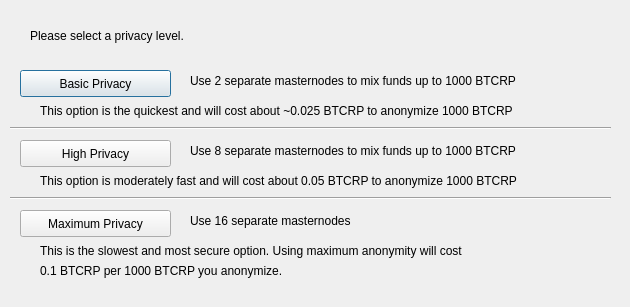
<?xml version="1.0" encoding="UTF-8"?>
<ui version="4.0">
 <class>DarksendConfig</class>
 <widget class="QDialog" name="DarksendConfig">
  <property name="geometry">
   <rect>
    <x>0</x>
    <y>0</y>
    <width>630</width>
    <height>307</height>
   </rect>
  </property>
  <property name="windowTitle">
   <string>Configure Darksend</string>
  </property>
  <widget class="QPushButton" name="buttonBasic">
   <property name="geometry">
    <rect>
     <x>20</x>
     <y>70</y>
     <width>151</width>
     <height>27</height>
    </rect>
   </property>
   <property name="text">
    <string>Basic Privacy</string>
   </property>
  </widget>
  <widget class="QPushButton" name="buttonHigh">
   <property name="geometry">
    <rect>
     <x>20</x>
     <y>140</y>
     <width>151</width>
     <height>27</height>
    </rect>
   </property>
   <property name="text">
    <string>High Privacy</string>
   </property>
  </widget>
  <widget class="QPushButton" name="buttonMax">
   <property name="geometry">
    <rect>
     <x>20</x>
     <y>210</y>
     <width>151</width>
     <height>27</height>
    </rect>
   </property>
   <property name="text">
    <string>Maximum Privacy</string>
   </property>
  </widget>
  <widget class="QLabel" name="label">
   <property name="geometry">
    <rect>
     <x>30</x>
     <y>20</y>
     <width>571</width>
     <height>31</height>
    </rect>
   </property>
   <property name="text">
    <string>Please select a privacy level.</string>
   </property>
  </widget>
  <widget class="QLabel" name="label_2">
   <property name="geometry">
    <rect>
     <x>190</x>
     <y>70</y>
     <width>421</width>
     <height>21</height>
    </rect>
   </property>
   <property name="text">
    <string>Use 2 separate masternodes to mix funds up to 1000 BTCRP</string>
   </property>
  </widget>
  <widget class="QLabel" name="label_3">
   <property name="geometry">
    <rect>
     <x>190</x>
     <y>140</y>
     <width>411</width>
     <height>21</height>
    </rect>
   </property>
   <property name="text">
    <string>Use 8 separate masternodes to mix funds up to 1000 BTCRP</string>
   </property>
  </widget>
  <widget class="QLabel" name="label_4">
   <property name="geometry">
    <rect>
     <x>190</x>
     <y>210</y>
     <width>421</width>
     <height>21</height>
    </rect>
   </property>
   <property name="text">
    <string>Use 16 separate masternodes</string>
   </property>
  </widget>
  <widget class="QLabel" name="label_6">
   <property name="geometry">
    <rect>
     <x>40</x>
     <y>100</y>
     <width>561</width>
     <height>21</height>
    </rect>
   </property>
   <property name="text">
    <string>This option is the quickest and will cost about ~0.025 BTCRP to anonymize 1000 BTCRP</string>
   </property>
  </widget>
  <widget class="QLabel" name="label_7">
   <property name="geometry">
    <rect>
     <x>40</x>
     <y>170</y>
     <width>561</width>
     <height>21</height>
    </rect>
   </property>
   <property name="text">
    <string>This option is moderately fast and will cost about 0.05 BTCRP to anonymize 1000 BTCRP</string>
   </property>
  </widget>
  <widget class="QLabel" name="label_8">
   <property name="geometry">
    <rect>
     <x>40</x>
     <y>240</y>
     <width>561</width>
     <height>21</height>
    </rect>
   </property>
   <property name="text">
    <string>This is the slowest and most secure option. Using maximum anonymity will cost</string>
   </property>
  </widget>
  <widget class="QLabel" name="label_9">
   <property name="geometry">
    <rect>
     <x>40</x>
     <y>260</y>
     <width>561</width>
     <height>21</height>
    </rect>
   </property>
   <property name="text">
    <string>0.1 BTCRP per 1000 BTCRP you anonymize.</string>
   </property>
  </widget>
  <widget class="Line" name="line">
   <property name="geometry">
    <rect>
     <x>10</x>
     <y>120</y>
     <width>601</width>
     <height>16</height>
    </rect>
   </property>
   <property name="orientation">
    <enum>Qt::Horizontal</enum>
   </property>
  </widget>
  <widget class="Line" name="line_2">
   <property name="geometry">
    <rect>
     <x>10</x>
     <y>190</y>
     <width>601</width>
     <height>16</height>
    </rect>
   </property>
   <property name="orientation">
    <enum>Qt::Horizontal</enum>
   </property>
  </widget>
 </widget>
 <resources/>
 <connections/>
</ui>
